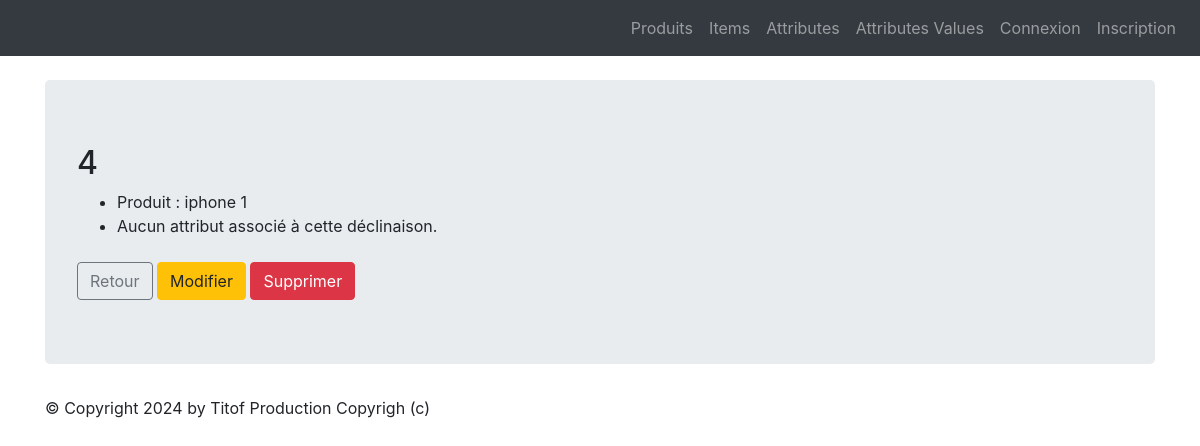
Page /monapp/items/2 on the earlier database version.
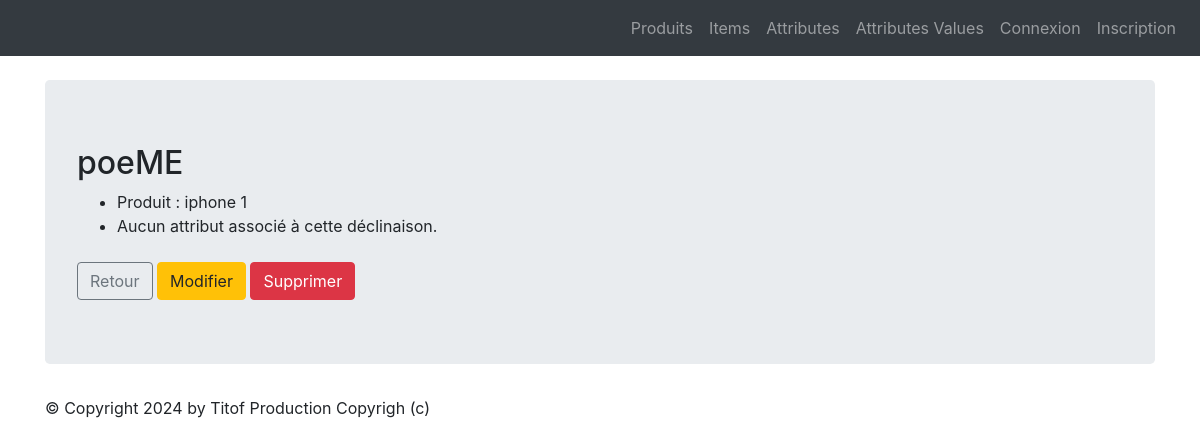
Same page on the later database version.
### monapp/models.py (models this page shows, shortened)
class ProductItem(models.Model):
    class Meta:
        verbose_name = "Déclinaison Produit"
    color   = models.CharField(max_length=100)
    code    = models.CharField(max_length=10, null=True, blank=True, unique=True)
    product = models.ForeignKey('Product', on_delete=models.CASCADE)
    attributes  = models.ManyToManyField("ProductAttributeValue", related_name="product_item", null=True, blank=True)

class Product(models.Model):
    class Meta:
        verbose_name = "Produit"
    name          = models.CharField(max_length=100)
    code          = models.CharField(max_length=10, null=True, blank=True, unique=True)
    price_ht      = models.DecimalField(max_digits=8, decimal_places=2,  null=True, blank=True, verbose_name="Prix unitaire HT")
    price_ttc     = models.DecimalField(max_digits=8, decimal_places=2,  null=True, blank=True, verbose_name="Prix unitaire TTC")
    status        = models.SmallIntegerField(choices=PRODUCT_STATUS, default=0)
    date_creation =  models.DateTimeField(default=timezone.now, blank=True, verbose_name="Date création")
    def __str__(self):
        return "{0} {1}".format(self.name, self.code)

### monapp/views.py (the view)
# urls.py: path("items/<pk>",views.ProductItemDetailView.as_view(), name="items-detail"),
class ProductItemDetailView(DetailView):
    model = ProductItem
    template_name = "monapp/detail_item.html"
    context_object_name = "productitem"
    def get_context_data(self, **kwargs):
        context = super(ProductItemDetailView, self).get_context_data(**kwargs)
        context['titremenu'] = "Détail déclinaison"
        context['attributes'] = self.object.attributes.all()
        return context

### monapp/templates/monapp/detail_item.html (shortened to what this page needs)
{% extends 'monapp/base.html' %}
{% block contenu %}
<h2>{{ productitem.code }}</h2>
<ul>
<li>Produit : {{ productitem.product }}</li>
{% for attribute in attributes %}
<li>{{ attribute.product_attribute.name }} : {{ attribute.value }}</li>
{% empty %}
<li>Aucun attribut associé à cette déclinaison.</li>
{% endfor %}
</ul>
<a href="{% url 'items-list' %}" class="btn btn-outline-secondary mt-2">Retour</a>
<a href="{% url 'item-update' productitem.id %}" class="btn btn-warning mt-2">Modifier</a>
<a href="{% url 'item-delete' productitem.id %}" class="btn btn-danger mt-2">Supprimer</a>
{% endblock %}

Differences in the rows shown:
changed ProductItem "iphone 1": code "4" → "poeME"
